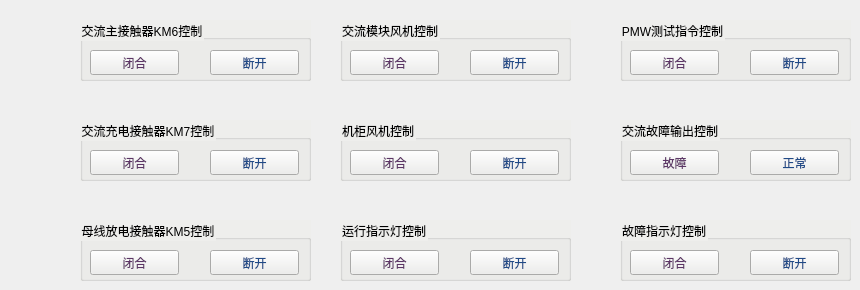
     <widget class="QWidget" name="tab_10">
      <attribute name="title">
       <string>交流系统</string>
      </attribute>
      <widget class="QGroupBox" name="groupBox_42">
       <property name="geometry">
        <rect>
         <x>340</x>
         <y>20</y>
         <width>231</width>
         <height>61</height>
        </rect>
       </property>
       <property name="styleSheet">
        <string notr="true">background-color: rgb(238, 238, 236);
color: rgb(0, 0, 0);</string>
       </property>
       <property name="title">
        <string>交流模块风机控制</string>
       </property>
       <widget class="QPushButton" name="btnKM910ON_10">
        <property name="geometry">
         <rect>
          <x>10</x>
          <y>30</y>
          <width>89</width>
          <height>25</height>
         </rect>
        </property>
        <property name="styleSheet">
         <string notr="true">color: rgb(92, 53, 102);</string>
        </property>
        <property name="text">
         <string>闭合</string>
        </property>
       </widget>
       <widget class="QPushButton" name="btnKM910OFF_10">
        <property name="geometry">
         <rect>
          <x>130</x>
          <y>30</y>
          <width>89</width>
          <height>25</height>
         </rect>
        </property>
        <property name="styleSheet">
         <string notr="true">color: rgb(32, 74, 135);</string>
        </property>
        <property name="text">
         <string>断开</string>
        </property>
       </widget>
      </widget>
      <widget class="QGroupBox" name="groupBox_43">
       <property name="geometry">
        <rect>
         <x>620</x>
         <y>120</y>
         <width>231</width>
         <height>61</height>
        </rect>
       </property>
       <property name="styleSheet">
        <string notr="true">background-color: rgb(238, 238, 236);
color: rgb(0, 0, 0);</string>
       </property>
       <property name="title">
        <string>交流故障输出控制</string>
       </property>
       <widget class="QPushButton" name="btnKA34ON_4">
        <property name="geometry">
         <rect>
          <x>10</x>
          <y>30</y>
          <width>89</width>
          <height>25</height>
         </rect>
        </property>
        <property name="styleSheet">
         <string notr="true">color: rgb(92, 53, 102);</string>
        </property>
        <property name="text">
         <string>故障</string>
        </property>
       </widget>
       <widget class="QPushButton" name="btnKA34OFF_4">
        <property name="geometry">
         <rect>
          <x>130</x>
          <y>30</y>
          <width>89</width>
          <height>25</height>
         </rect>
        </property>
        <property name="styleSheet">
         <string notr="true">color: rgb(32, 74, 135);</string>
        </property>
        <property name="text">
         <string>正常</string>
        </property>
       </widget>
      </widget>
      <widget class="QGroupBox" name="groupBox_44">
       <property name="geometry">
        <rect>
         <x>80</x>
         <y>220</y>
         <width>231</width>
         <height>61</height>
        </rect>
       </property>
       <property name="styleSheet">
        <string notr="true">background-color: rgb(238, 238, 236);
color: rgb(0, 0, 0);</string>
       </property>
       <property name="title">
        <string>母线放电接触器KM5控制</string>
       </property>
       <widget class="QPushButton" name="btnKM910ON_11">
        <property name="geometry">
         <rect>
          <x>10</x>
          <y>30</y>
          <width>89</width>
          <height>25</height>
         </rect>
        </property>
        <property name="styleSheet">
         <string notr="true">color: rgb(92, 53, 102);</string>
        </property>
        <property name="text">
         <string>闭合</string>
        </property>
       </widget>
       <widget class="QPushButton" name="btnKM910OFF_11">
        <property name="geometry">
         <rect>
          <x>130</x>
          <y>30</y>
          <width>89</width>
          <height>25</height>
         </rect>
        </property>
        <property name="styleSheet">
         <string notr="true">color: rgb(32, 74, 135);</string>
        </property>
        <property name="text">
         <string>断开</string>
        </property>
       </widget>
      </widget>
      <widget class="QGroupBox" name="groupBox_45">
       <property name="geometry">
        <rect>
         <x>340</x>
         <y>220</y>
         <width>231</width>
         <height>61</height>
        </rect>
       </property>
       <property name="styleSheet">
        <string notr="true">background-color: rgb(238, 238, 236);
color: rgb(0, 0, 0);</string>
       </property>
       <property name="title">
        <string>运行指示灯控制</string>
       </property>
       <widget class="QPushButton" name="btnPMWON_13">
        <property name="geometry">
         <rect>
          <x>10</x>
          <y>30</y>
          <width>89</width>
          <height>25</height>
         </rect>
        </property>
        <property name="styleSheet">
         <string notr="true">color: rgb(92, 53, 102);</string>
        </property>
        <property name="text">
         <string>闭合</string>
        </property>
       </widget>
       <widget class="QPushButton" name="btnPMWOFF_13">
        <property name="geometry">
         <rect>
          <x>130</x>
          <y>30</y>
          <width>89</width>
          <height>25</height>
         </rect>
        </property>
        <property name="styleSheet">
         <string notr="true">color: rgb(32, 74, 135);</string>
        </property>
        <property name="text">
         <string>断开</string>
        </property>
       </widget>
      </widget>
      <widget class="QGroupBox" name="groupBox_46">
       <property name="geometry">
        <rect>
         <x>620</x>
         <y>20</y>
         <width>231</width>
         <height>61</height>
        </rect>
       </property>
       <property name="styleSheet">
        <string notr="true">background-color: rgb(238, 238, 236);
color: rgb(0, 0, 0);</string>
       </property>
       <property name="title">
        <string>PMW测试指令控制</string>
       </property>
       <widget class="QPushButton" name="btnPMWON_14">
        <property name="geometry">
         <rect>
          <x>10</x>
          <y>30</y>
          <width>89</width>
          <height>25</height>
         </rect>
        </property>
        <property name="styleSheet">
         <string notr="true">color: rgb(92, 53, 102);</string>
        </property>
        <property name="text">
         <string>闭合</string>
        </property>
       </widget>
       <widget class="QPushButton" name="btnPMWOFF_14">
        <property name="geometry">
         <rect>
          <x>130</x>
          <y>30</y>
          <width>89</width>
          <height>25</height>
         </rect>
        </property>
        <property name="styleSheet">
         <string notr="true">color: rgb(32, 74, 135);</string>
        </property>
        <property name="text">
         <string>断开</string>
        </property>
       </widget>
      </widget>
      <widget class="QGroupBox" name="groupBox_47">
       <property name="geometry">
        <rect>
         <x>340</x>
         <y>120</y>
         <width>231</width>
         <height>61</height>
        </rect>
       </property>
       <property name="styleSheet">
        <string notr="true">background-color: rgb(238, 238, 236);
color: rgb(0, 0, 0);</string>
       </property>
       <property name="title">
        <string>机柜风机控制</string>
       </property>
       <widget class="QPushButton" name="btnPMWON_15">
        <property name="geometry">
         <rect>
          <x>10</x>
          <y>30</y>
          <width>89</width>
          <height>25</height>
         </rect>
        </property>
        <property name="styleSheet">
         <string notr="true">color: rgb(92, 53, 102);</string>
        </property>
        <property name="text">
         <string>闭合</string>
        </property>
       </widget>
       <widget class="QPushButton" name="btnPMWOFF_15">
        <property name="geometry">
         <rect>
          <x>130</x>
          <y>30</y>
          <width>89</width>
          <height>25</height>
         </rect>
        </property>
        <property name="styleSheet">
         <string notr="true">color: rgb(32, 74, 135);</string>
        </property>
        <property name="text">
         <string>断开</string>
        </property>
       </widget>
      </widget>
      <widget class="QGroupBox" name="groupBox_48">
       <property name="geometry">
        <rect>
         <x>80</x>
         <y>20</y>
         <width>231</width>
         <height>61</height>
        </rect>
       </property>
       <property name="styleSheet">
        <string notr="true">background-color: rgb(238, 238, 236);
color: rgb(0, 0, 0);</string>
       </property>
       <property name="title">
        <string>交流主接触器KM6控制</string>
       </property>
       <widget class="QPushButton" name="btnKM13ON_4">
        <property name="geometry">
         <rect>
          <x>10</x>
          <y>30</y>
          <width>89</width>
          <height>25</height>
         </rect>
        </property>
        <property name="styleSheet">
         <string notr="true">color: rgb(92, 53, 102);</string>
        </property>
        <property name="text">
         <string>闭合</string>
        </property>
       </widget>
       <widget class="QPushButton" name="btnKM13OFF_7">
        <property name="geometry">
         <rect>
          <x>130</x>
          <y>30</y>
          <width>89</width>
          <height>25</height>
         </rect>
        </property>
        <property name="styleSheet">
         <string notr="true">color: rgb(32, 74, 135);</string>
        </property>
        <property name="text">
         <string>断开</string>
        </property>
       </widget>
      </widget>
      <widget class="QGroupBox" name="groupBox_49">
       <property name="geometry">
        <rect>
         <x>80</x>
         <y>120</y>
         <width>231</width>
         <height>61</height>
        </rect>
       </property>
       <property name="styleSheet">
        <string notr="true">background-color: rgb(238, 238, 236);
color: rgb(0, 0, 0);</string>
       </property>
       <property name="title">
        <string>交流充电接触器KM7控制</string>
       </property>
       <widget class="QPushButton" name="btnKM24ON_4">
        <property name="geometry">
         <rect>
          <x>10</x>
          <y>30</y>
          <width>89</width>
          <height>25</height>
         </rect>
        </property>
        <property name="styleSheet">
         <string notr="true">color: rgb(92, 53, 102);</string>
        </property>
        <property name="text">
         <string>闭合</string>
        </property>
       </widget>
       <widget class="QPushButton" name="btnKM13OFF_8">
        <property name="geometry">
         <rect>
          <x>130</x>
          <y>30</y>
          <width>89</width>
          <height>25</height>
         </rect>
        </property>
        <property name="styleSheet">
         <string notr="true">color: rgb(32, 74, 135);</string>
        </property>
        <property name="text">
         <string>断开</string>
        </property>
       </widget>
      </widget>
      <widget class="QGroupBox" name="groupBox_50">
       <property name="geometry">
        <rect>
         <x>620</x>
         <y>220</y>
         <width>231</width>
         <height>61</height>
        </rect>
       </property>
       <property name="styleSheet">
        <string notr="true">background-color: rgb(238, 238, 236);
color: rgb(0, 0, 0);</string>
       </property>
       <property name="title">
        <string>故障指示灯控制</string>
       </property>
       <widget class="QPushButton" name="btnKA34ON_5">
        <property name="geometry">
         <rect>
          <x>10</x>
          <y>30</y>
          <width>89</width>
          <height>25</height>
         </rect>
        </property>
        <property name="styleSheet">
         <string notr="true">color: rgb(92, 53, 102);</string>
        </property>
        <property name="text">
         <string>闭合</string>
        </property>
       </widget>
       <widget class="QPushButton" name="btnKA34OFF_5">
        <property name="geometry">
         <rect>
          <x>130</x>
          <y>30</y>
          <width>89</width>
          <height>25</height>
         </rect>
        </property>
        <property name="styleSheet">
         <string notr="true">color: rgb(32, 74, 135);</string>
        </property>
        <property name="text">
         <string>断开</string>
        </property>
       </widget>
      </widget>
     </widget>
